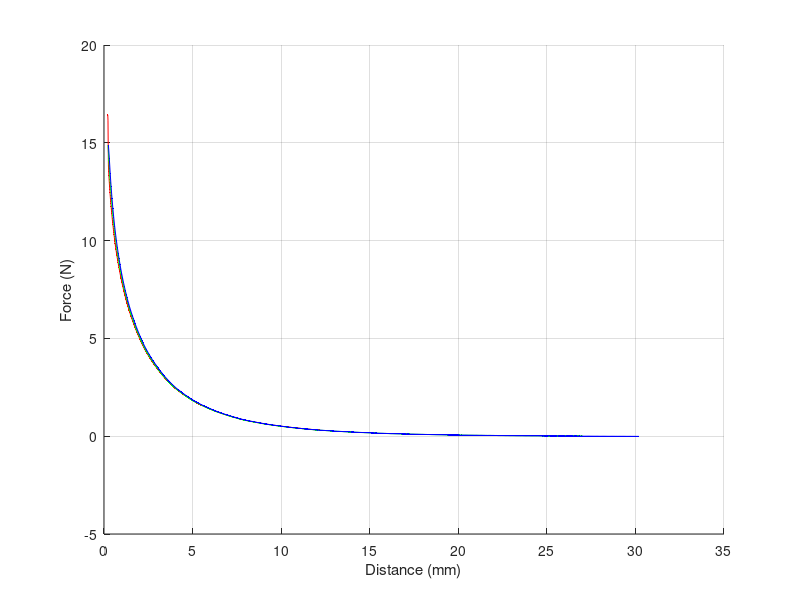

MATLAB code for this plot:
% In chronological order
% 1 and 2, test data sets to get the 0 force signal
% 3: 100 pulses/s
% 4: 200 pulses/s
% 5: 400 pulses/s

clear
close all
clc

indD = 0;
dataList = {};

load TestData_10-Jun-2021_145355.mat
indD = indD+1;
dataList = [dataList,dataStore];
load TestData_10-Jun-2021_145616.mat
indD = indD+1;
dataList = [dataList,dataStore];
load TestData_10-Jun-2021_150501.mat
indD = indD+1;
dataList = [dataList,dataStore];
load TestData_10-Jun-2021_152524.mat
indD = indD+1;
dataList = [dataList,dataStore];
load TestData_10-Jun-2021_153035.mat
indD = indD+1;
dataList = [dataList,dataStore];

C = 2.22138682460533e-05; % Signal to force value

zeroSignal = mean([dataList{1}(dataList{1}(:,1)>(5+dataList{1}(1,1)),2);dataList{2}(dataList{2}(:,1)<(18+dataList{2}(1,1)),2)]);

rev2dist = 1/4; % rev/mm
pul2rev = 3200; % pulses/rev
pul_sec = [100,200,400]; %pulses/s
time2dist = pul_sec./(rev2dist*pul2rev);

plotColors = [1 0 0;
    0 1 0;
    0 0 1];

for ind1 = 3:5
    
    data = dataList{ind1};
    data(:,2) = (data(:,2) - zeroSignal)*C;
    
    
    timeOffset = data(1,1);
    data(:,1) = data(:,1) - timeOffset;
    
    data(:,1) = data(:,1)*time2dist(ind1-2);
    
    [~,iMax] = max(data(:,2));
    data(:,1) = data(:,1) - data(iMax,1);
    
    selInd = data(:,1) >0 & data(:,1)< 30;
    data = data(selInd,:);
    data(:,1) = data(:,1)+.2;
    
    line(data(:,1),data(:,2),'color',plotColors(ind1-2,:),'marker','.','markersize',1)
    grid on
    % xlabel('Time (s)')
    xlabel('Distance (mm)')
    ylabel('Force (N)')
    
%     selInd = data(:,1) > 0; 
%     x = data(selInd,1);
%     y = data(selInd,2);
%     keyboard
    
    dataOut{ind1-2} = data;
end

save('magnetData','dataOut')

%%

% clf
% f = @(x) 16*exp(-(x+1)/2.75);
% plot(x,[y,f(x)])

